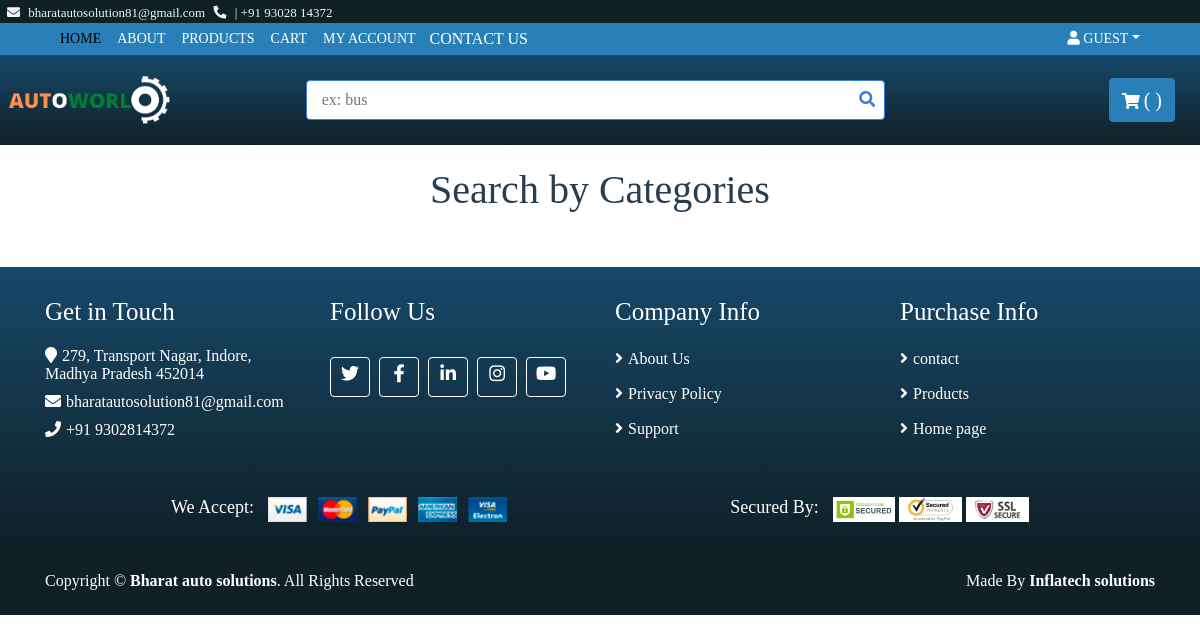
/type/, run on an earlier commit of the app's database.
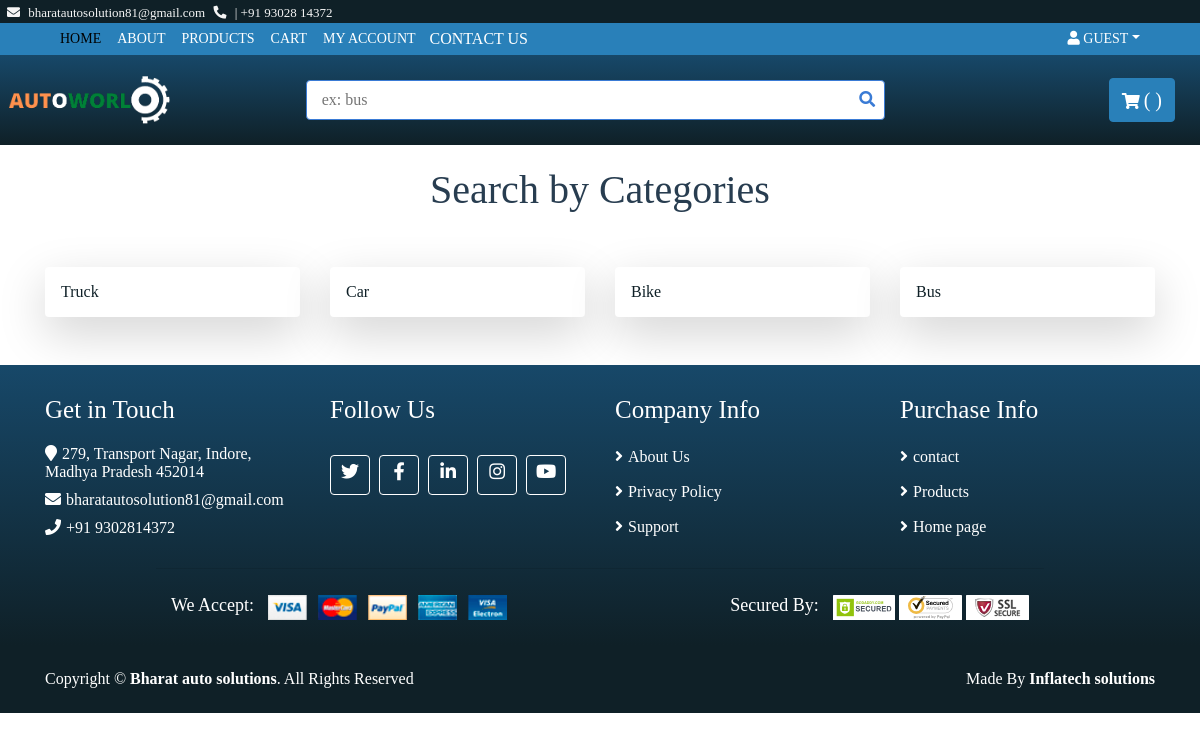
And on a later commit of the database.
### base/models.py (models this page shows, shortened)
class TypeOfVehicle(models.Model):
    type_of=models.CharField(max_length=200, unique=True, null=False)
    slug=models.SlugField(blank=True, null=True)
    def __str__(self):
        return str(self.type_of)

### base/views.py (the view)
# urls.py: path('type/', views.type, name='type'),
def type(request, slug=None,  *args, **kwargs):
    if slug is not None:
        manu=Manufacturer.objects.filter(slug=slug)
        print(manu)
        print(slug)
        print("working")
        return HttpResponse('hello world')
    vehicletype=TypeOfVehicle.objects.all()
    context={'Vtype':vehicletype}
    return render(request, 'type.html', context)

### templates/type.html
{% extends 'base.html' %}
{% block content %}
<div class="container">
    <div class="product">
        <div class="section-header">
            <h1>Search by Categories</h1>
        </div>
        <div class="row">
            {% for i in Vtype %}
            <div class="col-md-3">
                <a href="{% url 'brand' slug=i.slug  pk=i.id %}">
                    <div class="shadow-lg p-3 mb-5 bg-white rounded">{{i}}</div></a>
            </div>
            {% endfor %}
        </div>
        </div>
    </div>
    {% endblock %}

What changed in the data, as far as the page shows it:
added TypeOfVehicle: type_of "Truck"
added TypeOfVehicle: type_of "Car"
added TypeOfVehicle: type_of "Bike"
added TypeOfVehicle: type_of "Bus"
